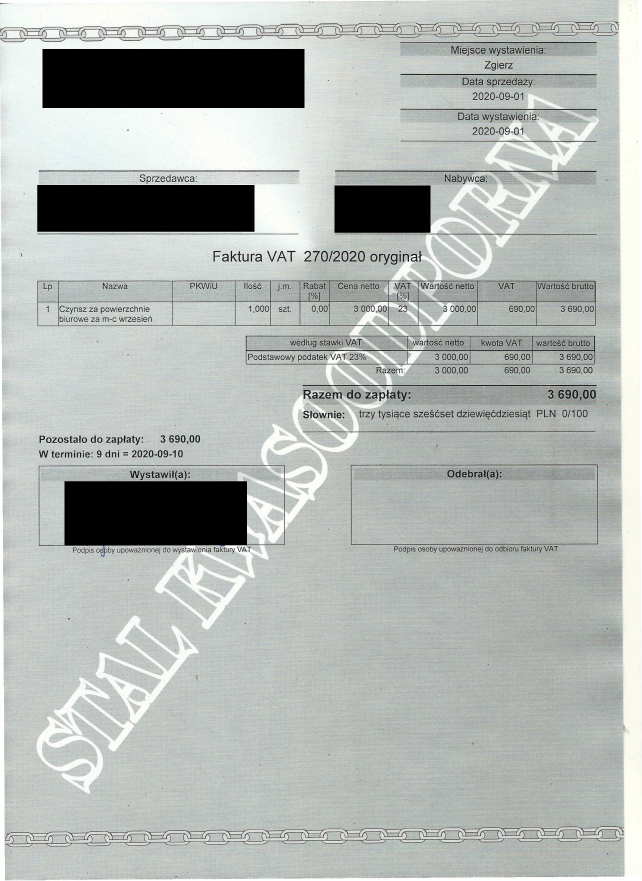
#> input picture repo_images/f2_show.jpg, 2567 x 3521 px (shown at 1/4 size)
$ python -i helpers.py   (imports and definitions only)
#> lines starting #> are read from the running program, lines starting #| are printed output that depends on the picture; after the words box and inside, x2 and y2 are one past the last pixel; in counts of white or black regions, pixels touching at a corner belong together
import cv2
import matplotlib.pyplot as plt
import numpy as np
from scipy.ndimage import interpolation as inter


# [14 lines left out: function display, not called in this run]


def getSkewAngle(cvImage) -> float:
    newImage = cvImage.copy()
    blur = cv2.GaussianBlur(newImage, (9, 9), 0)
    thresh = cv2.threshold(blur, 0, 255, cv2.THRESH_BINARY_INV + cv2.THRESH_OTSU)[1]
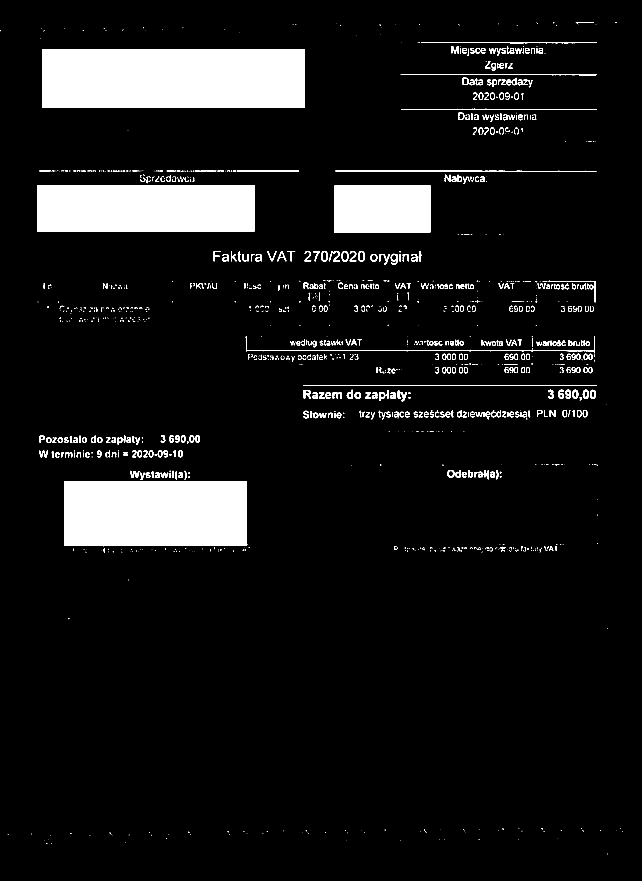
#> thresh: shape (3521, 2567) (shown at 1/4 size); 8.5% white; 1199 white regions (618 under 20 px), largest, box (x1, y1, x2, y2) and area: (170, 196, 1218, 432) 247314, (258, 1925, 989, 2185) 187568, (149, 740, 1018, 927) 162489

    kernel = cv2.getStructuringElement(cv2.MORPH_RECT, (30, 5))
    dilate = cv2.dilate(thresh, kernel, iterations=2)
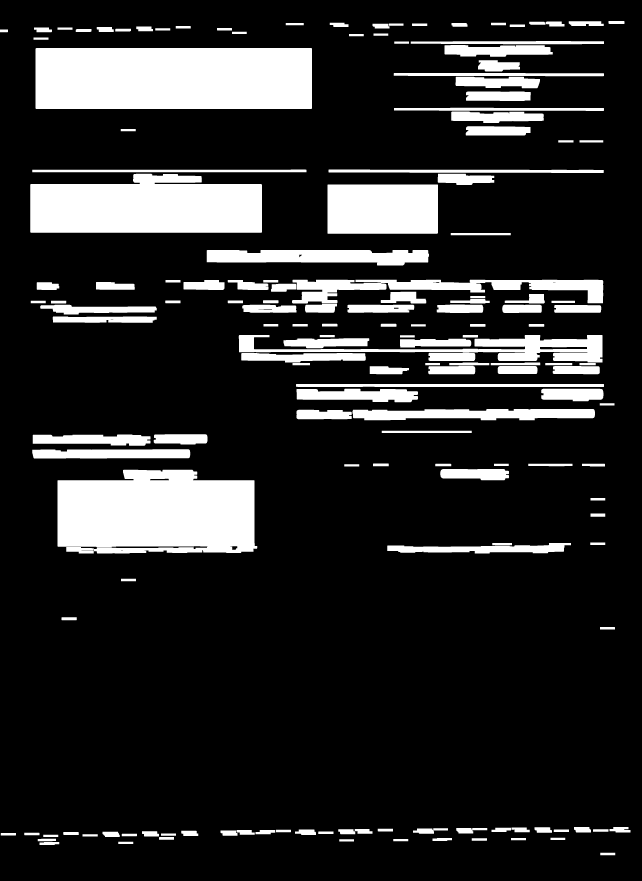
#> dilate: shape (3521, 2567) (shown at 1/4 size); 16.2% white; 163 white regions

    contours, hierarchy = cv2.findContours(
        dilate, cv2.RETR_LIST, cv2.CHAIN_APPROX_SIMPLE
    )
#> contours = 173 contours, 1 with area under 20; largest, box (x1, y1, x2, y2) and area: (142, 192, 1248, 436) 268505, (230, 1879, 1029, 2214) 232676, (121, 695, 1048, 931) 188314, (1310, 738, 1752, 935) 86430, (1168, 1119, 2413, 1214) 52879
    contours = sorted(contours, key=cv2.contourArea, reverse=True)
    for c in contours:
        rect = cv2.boundingRect(c)
        x, y, w, h = rect
        cv2.rectangle(newImage, (x, y), (x + w, y + h), (0, 255, 0), 2)
#> this loop made 173 passes
#> (x, y, w, h) on passes 1 to 3: (142, 192, 1106, 244), (230, 1879, 799, 335), (121, 695, 927, 236)
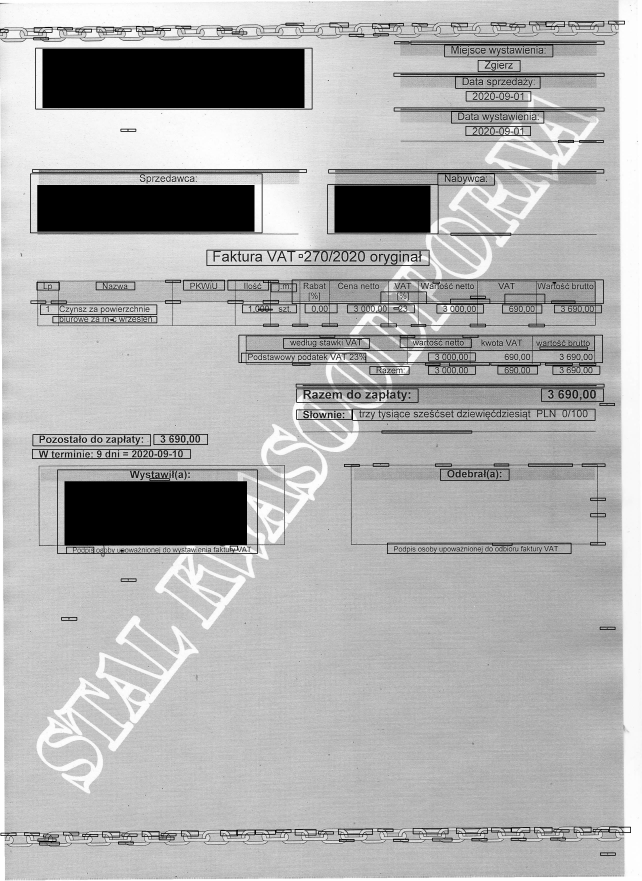
#> newImage: shape (3521, 2567) (shown at 1/4 size); min 0, max 255, mean 175.6

    largestContour = contours[0]
#> largestContour = contour of 11 points, box (x1, y1, x2, y2) (142, 192, 1248, 436), area 268505
    minAreaRect = cv2.minAreaRect(largestContour)
#> minAreaRect = ((694.5, 313.5), (243, 1105), -90)
    cv2.imwrite("temp/boxes.jpg", newImage)
    angle = minAreaRect[-1]
#> angle = -90
    if angle < -45:
        angle = 90 + angle
#> angle = 0
    return -1.0 * angle


# [51 lines left out: functions rotateImage, correct_skew, boxes_from_image, not called in this run]

>>> import cv2
>>> picture = cv2.imread('repo_images/f2_show.jpg', cv2.IMREAD_GRAYSCALE)
>>> result = getSkewAngle(picture)
#> result = 0
